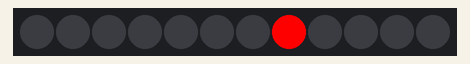
Bench run of a sketch on a simulated Arduino Uno, built with avr-gcc and run on an emulated ATmega328P. Parts: 12 RGB LEDs in strip order, left to right. Random numbers use the default seed unless the sketch sets one.

Above: at 0.1 s.
At 4.1 s:
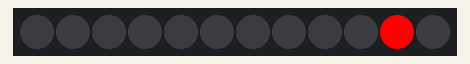
At 9.1 s:
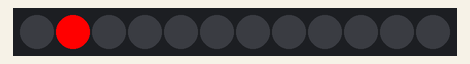
At 18.1 s:
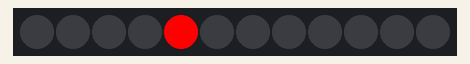
At 28.1 s:
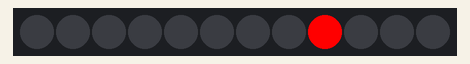
At 38.1 s:
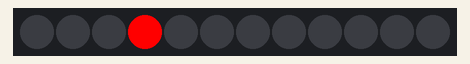

Measured:
- what the display in image 1 shows lasts 1.0 s, from 4.0 s to 5.0 s
- what the display in image 3 shows lasts 2.0 s, from 18.0 s to 20.0 s

The sketch:

random.ino
```cpp
#include "FastLED.h"
#define NUM_LEDS 12
#define DATA_PIN 0
CRGB leds[NUM_LEDS];

void setup() {
  FastLED.addLeds<WS2811, DATA_PIN, GRB>(leds, NUM_LEDS);
}

void loop() {
  fill_solid(leds, NUM_LEDS, CRGB::Black);

  int r = random(0, NUM_LEDS);
  leds[r] = CRGB::Red;

  FastLED.show();
  delay(1000);
}
```
